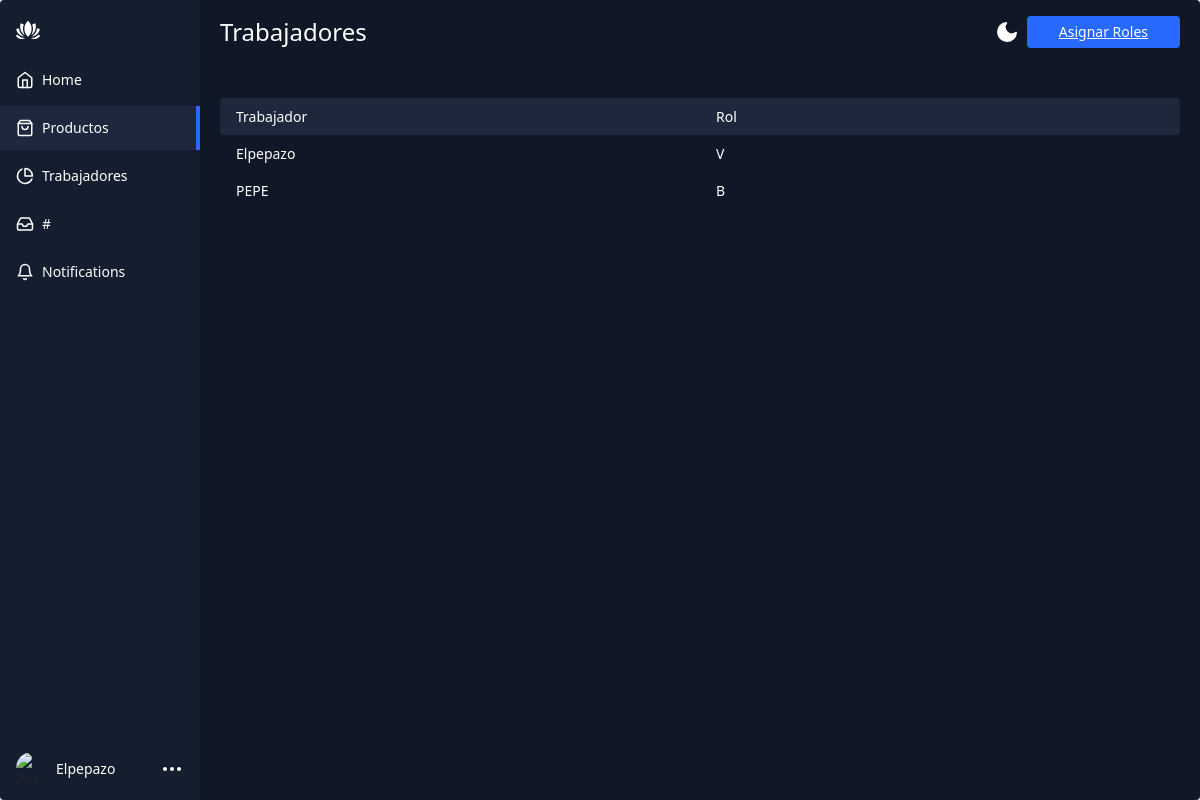
Page /lista-trabajadores/ (signed in) on the earlier database version.
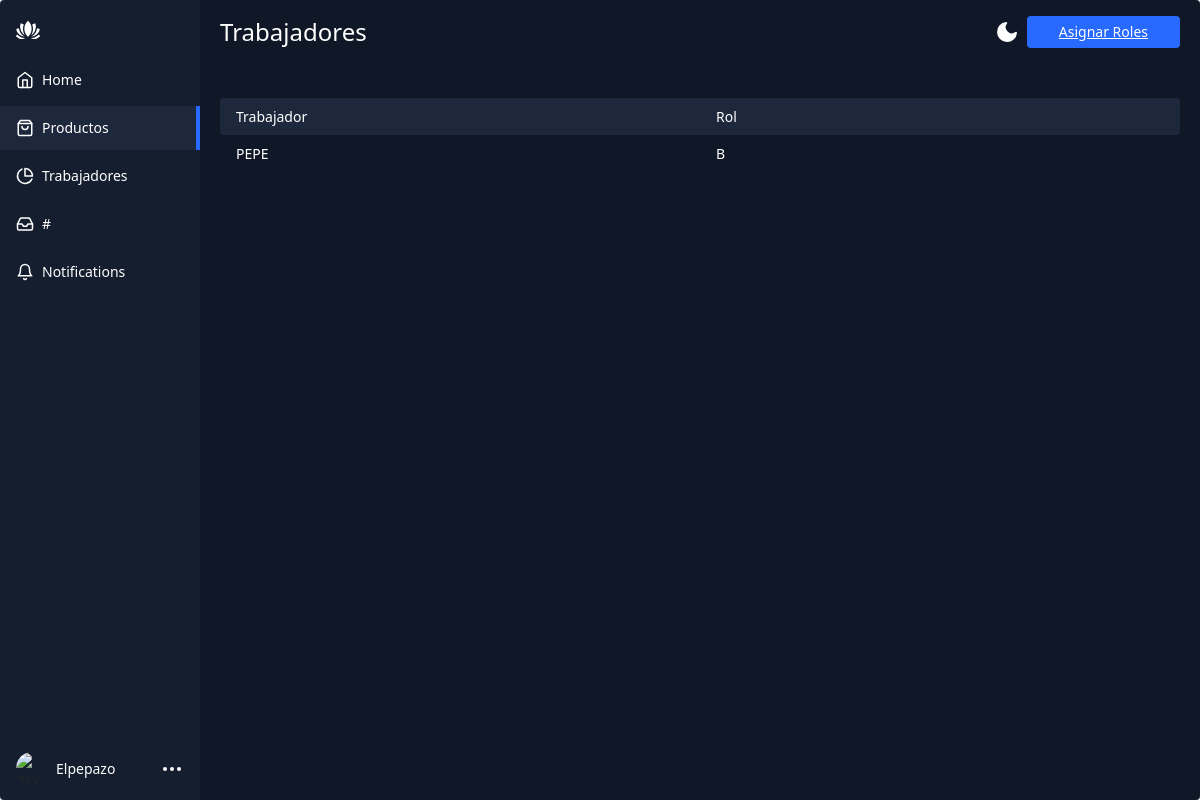
Same page on the later database version.
### guitar/models.py (models this page shows, shortened)
class Trabajador(models.Model):
    roles_choices = [
        ("E","Estandar"),
        ("V","Vendedor"),
        ("B","Bodeguero")
    ]
    user = models.OneToOneField(User,on_delete=models.CASCADE,null=True)
    rol = models.CharField(max_length=1,choices=roles_choices,default="E")

### guitar/views.py (the view)
# urls.py: path('lista-trabajadores/',views.listaTrabajadores,name="listaTrabajadores"),
def listaTrabajadores(request):
    trabajadores = Trabajador.objects.all()
    context = {'trabajadores':trabajadores}
    return render(request,'guitar/vistaAdmin/listaTrabajadores.html',context)

### guitar/context_processor.py (called while the page is built)
def total_carrito(request):
    total = 0
    if request.user.is_authenticated or not request.user.is_authenticated:
        if "carrito" in request.session.keys():
            for key, value in request.session["carrito"].items():
                total += int(value["acumulado"])
    return {"total_carrito": total}

### guitar/templates/guitar/vistaAdmin/listaTrabajadores.html (shortened to what this page needs)
<!DOCTYPE html>
<html lang="en" >
<head>
    {% load static %}
  <link rel="stylesheet" href="https://cdnjs.cloudflare.com/ajax/libs/normalize/5.0.0/normalize.min.css">
    <link rel="stylesheet" href="{% static 'css/styleHomeAdmin.css' %}">
    <link href="https://cdn.jsdelivr.net/npm/bootstrap@5.0.2/dist/css/bootstrap.min.css" rel="stylesheet">
</head>
<body>
<div class="app-container">
  <div class="sidebar">
    <div class="sidebar-header">
      <div class="app-icon">
      </div>
    </div>
    <ul class="sidebar-list">
      <li class="sidebar-list-item">
        <a href="#">
          <svg xmlns="http://www.w3.org/2000/svg" width="18" height="18" viewBox="0 0 24 24" fill="none" stroke="currentColor" stroke-width="2" stroke-linecap="round" stroke-linejoin="round" class="feather feather-home"><path d="M3 9l9-7 9 7v11a2 2 0 0 1-2 2H5a2 2 0 0 1-2-2z"/><polyline points="9 22 9 12 15 12 15 22"/></svg>
          <span>Home</span>
        </a>
      </li>
      <li class="sidebar-list-item active">
        <a href="{% url 'listaProductos' %}">
          <span>Productos</span>
        </a>
      </li>
      <li class="sidebar-list-item">
        <a href="{% url 'listaTrabajadores' %}">
          <svg xmlns="http://www.w3.org/2000/svg" width="18" height="18" viewBox="0 0 24 24" fill="none" stroke="currentColor" stroke-width="2" stroke-linecap="round" stroke-linejoin="round" class="feather feather-pie-chart"><path d="M21.21 15.89A10 10 0 1 1 8 2.83"/><path d="M22 12A10 10 0 0 0 12 2v10z"/></svg>
          <span>Trabajadores</span>
        </a>
      </li>
      <li class="sidebar-list-item">
        <a href="#">
          <span>#</span>
        </a>
      </li>
      <li class="sidebar-list-item">
        <a href="#">
          <svg xmlns="http://www.w3.org/2000/svg" width="18" height="18" viewBox="0 0 24 24" fill="none" stroke="currentColor" stroke-width="2" stroke-linecap="round" stroke-linejoin="round" class="feather feather-bell"><path d="M18 8A6 6 0 0 0 6 8c0 7-3 9-3 9h18s-3-2-3-9"/><path d="M13.73 21a2 2 0 0 1-3.46 0"/></svg>
          <span>Notifications</span>
        </a>
      </li>
    </ul>
    {% if user.is_authenticated %}
    <div class="account-info">
      <div class="account-info-picture">
        <img src="https://images.unsplash.com/photo-1527736947477-2790e28f3443?ixid=MnwxMjA3fDB8MHxzZWFyY2h8MTE2fHx3b21hbnxlbnwwfHwwfHw%3D&ixlib=rb-1.2.1&auto=format&fit=crop&w=900&q=60" alt="Account">
      </div>
      <div class="account-info-name">{{user.username}}</div>
      <button class="account-info-more">
        <svg xmlns="http://www.w3.org/2000/svg" width="24" height="24" viewBox="0 0 24 24" fill="none" stroke="currentColor" stroke-width="2" stroke-linecap="round" stroke-linejoin="round" class="feather feather-more-horizontal"><circle cx="12" cy="12" r="1"/><circle cx="19" cy="12" r="1"/><circle cx="5" cy="12" r="1"/></svg>
      </button>
    </div>
    {% endif %}
  </div>
  <div class="app-content">
    <div class="app-content-header" style="margin-bottom: 50px;">
      <h1 class="app-content-headerText">Trabajadores</h1>
      <button class="mode-switch" title="Switch Theme">
        <svg class="moon" fill="none" stroke="currentColor" stroke-linecap="round" stroke-linejoin="round" stroke-width="2" width="24" height="24" viewBox="0 0 24 24">
          <defs></defs>
          <path d="M21 12.79A9 9 0 1111.21 3 7 7 0 0021 12.79z"></path>
        </svg>
      </button>
      <button class="app-content-headerButton"><a href="{% url 'asignarRoles' %}" class="app-content-headerButton">Asignar Roles</a></button>
    </div>
    <div class="products-area-wrapper tableView">
      <div class="products-header">
        <div class="product-cell image">
          Trabajador
        </div>
        <div class="product-cell price">Rol</div>
      </div>
      {% for trabajador in trabajadores %}
      <div class="products-row">
          <div class="product-cell image">
            <span>{{trabajador.user}}</span>
          </div>
        <div class="product-cell category"><span class="cell-label">Category:</span>{{trabajador.rol}}</div>
    </div>
    {% endfor %}
  </div>
</div>
</body>
</html>

Differences in the rows shown:
removed Trabajador: user "Elpepazo", rol "V"
